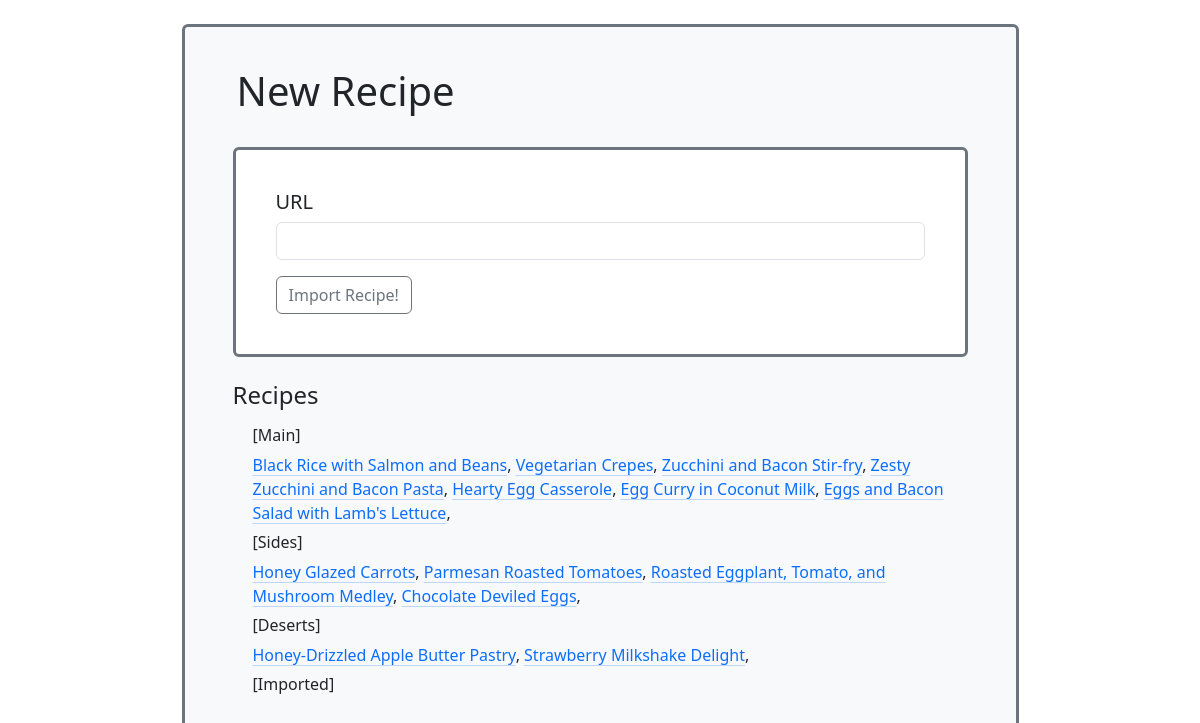
The page /import_recipe on the database as committed earlier.
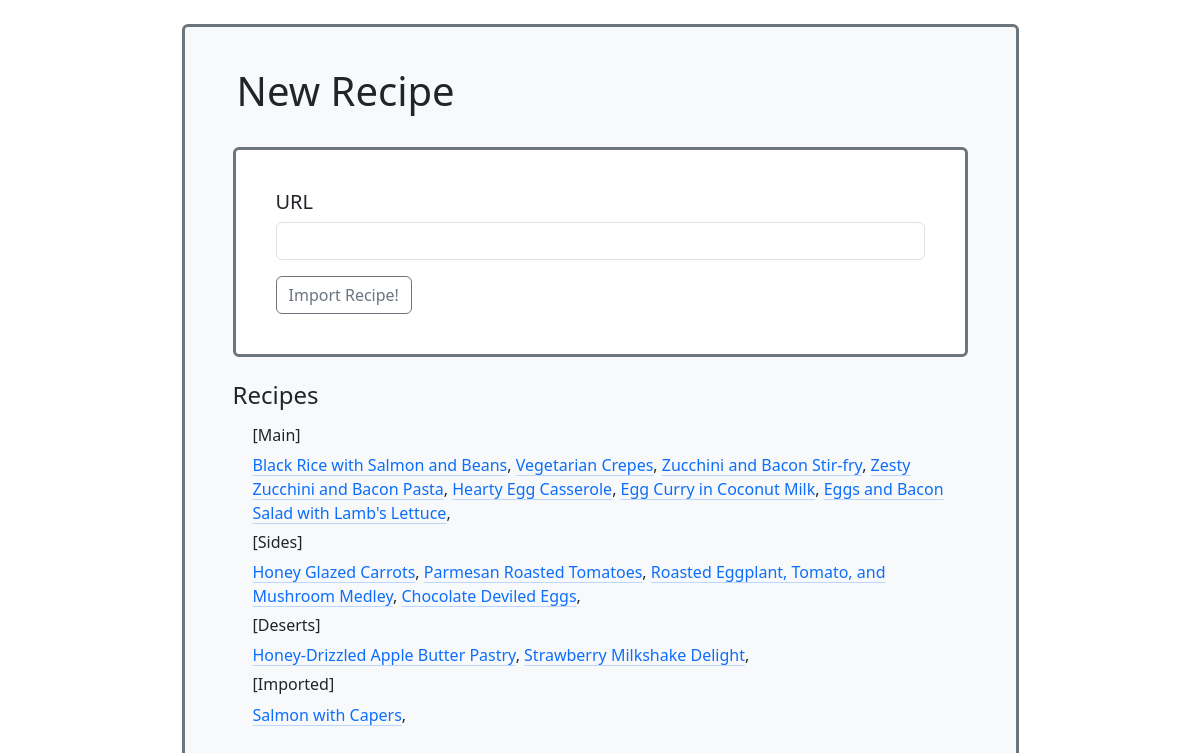
The same page on the database as committed later.
### app/models.py (models this page shows, shortened)
class Recipe(db.Model):
    id = db.Column(db.Integer, primary_key=True)
    title = db.Column(db.String(64), index=True)
    image_id = db.Column(db.String(64))
    vegetarian = db.Column(db.Boolean())
    dish_type = db.Column(db.String(64))
    timestamp = db.Column(db.DateTime, index=True, default=datetime.utcnow)
    ingredients = db.relationship('Ingredients', backref='recipe', lazy='dynamic')
    instructions = db.relationship('Instructions', backref='recipe', lazy='dynamic')

### app/routes.py (the view, shortened to what this page needs)
@app.route('/import_recipe',methods=['GET', 'POST'])
def import_recipe():
    form = ImportForm()
    recipes = Recipe.query.all()
    return render_template('import.html', title='Recipe Bot', form=form, recipes = recipes)

### app/forms.py
class ImportForm(FlaskForm):
    url = StringField('URL', validators=[DataRequired()])
    submit = SubmitField('Import Recipe!')

### app/templates/import.html (shortened to what this page needs)
{% extends "base.html" %}
{% import 'bootstrap/wtf.html' as wtf %}
{% block app_content %}
<div class="content rounded bg-light text-dark p-4 border border-3 border-secondary w-75 ">
    <div class="row m-3">
        <h1>New Recipe</h1>
    </div>
    <div class="d-flex align-items-center justify-content-center m-4">
        <div class="row rounded bg-white text-dark border border-3 border-secondary w-100">
            <div class = "col p-4">
                <form action="" method="post" novalidate>
                    <div class="form-group m-3">
                        <h5>{{ form.url.label }}</h5>
                        {{ form.url(class="form-control") }}
                    </div>
                    <div class="m-3">
                    {{ form.submit(class="btn btn-outline-secondary") }}
                    </div>
                </form>
            </div>
        </div>
    </div>
    <div class="m-4">
        <div class="row">
            <h4>Recipes</h4>
        </div>
    <div class="row m-2">
        <div class="col">
            <h6>[Main]</h6>
            {% for recipe in recipes %}
                {% if recipe.dish_type == 'main dish' %}
                    <a href="{{ url_for('recipe', id=recipe.id) }}" class="link-primary link-offset-2 link-underline-opacity-25 link-underline-opacity-100-hover">{{recipe.title}}</a>,
                {% endif %}
            {% endfor %}
        </div>
    </div>
    <div class="row m-2">
        <div class="col">
            <h6>[Sides]</h6>
            {% for recipe in recipes %}
                {% if recipe.dish_type == 'side dish' %}
                    <a href="{{ url_for('recipe', id=recipe.id) }}" class="link-primary link-offset-2 link-underline-opacity-25 link-underline-opacity-100-hover">{{recipe.title}}</a>,
                {% endif %}
            {% endfor %}
        </div>
    </div>
    <div class="row m-2">
        <div class="col">
            <h6>[Deserts]</h6>
            {% for recipe in recipes %}
                {% if recipe.dish_type == 'desert' %}
                    <a href="{{ url_for('recipe', id=recipe.id) }}" class="link-primary link-offset-2 link-underline-opacity-25 link-underline-opacity-100-hover">{{recipe.title}}</a>,
                {% endif %}
            {% endfor %}
        </div>
    </div>
    <div class="row m-2">
        <div class="col">
            <h6>[Imported]</h6>
            {% for recipe in recipes %}
                {% if recipe.dish_type == 'imported' %}
                    <a href="{{ url_for('recipe', id=recipe.id) }}" class="link-primary link-offset-2 link-underline-opacity-25 link-underline-opacity-100-hover">{{recipe.title}}</a>,
                {% endif %}
            {% endfor %}
        </div>
    </div>
    </div>
</div>
{% endblock %}

### app/templates/base.html (shortened to what this page needs)
<!doctype html>
<html>
  <head>
    {% block head %}
    <link href="https://cdn.jsdelivr.net/npm/bootstrap@5.3.1/dist/css/bootstrap.min.css" rel="stylesheet">
    {% endblock %}
  </head>
  <body>
        <div class="container py-4 d-flex align-items-center justify-content-center">
            {% block content %}
            {% block app_content %}{% endblock %}
        {% endblock %}
        </div>
    </body>
</html>

Rows that differ between the two databases and show on the page:
added Recipe: title "Salmon with Capers", shown under "[Imported]"
